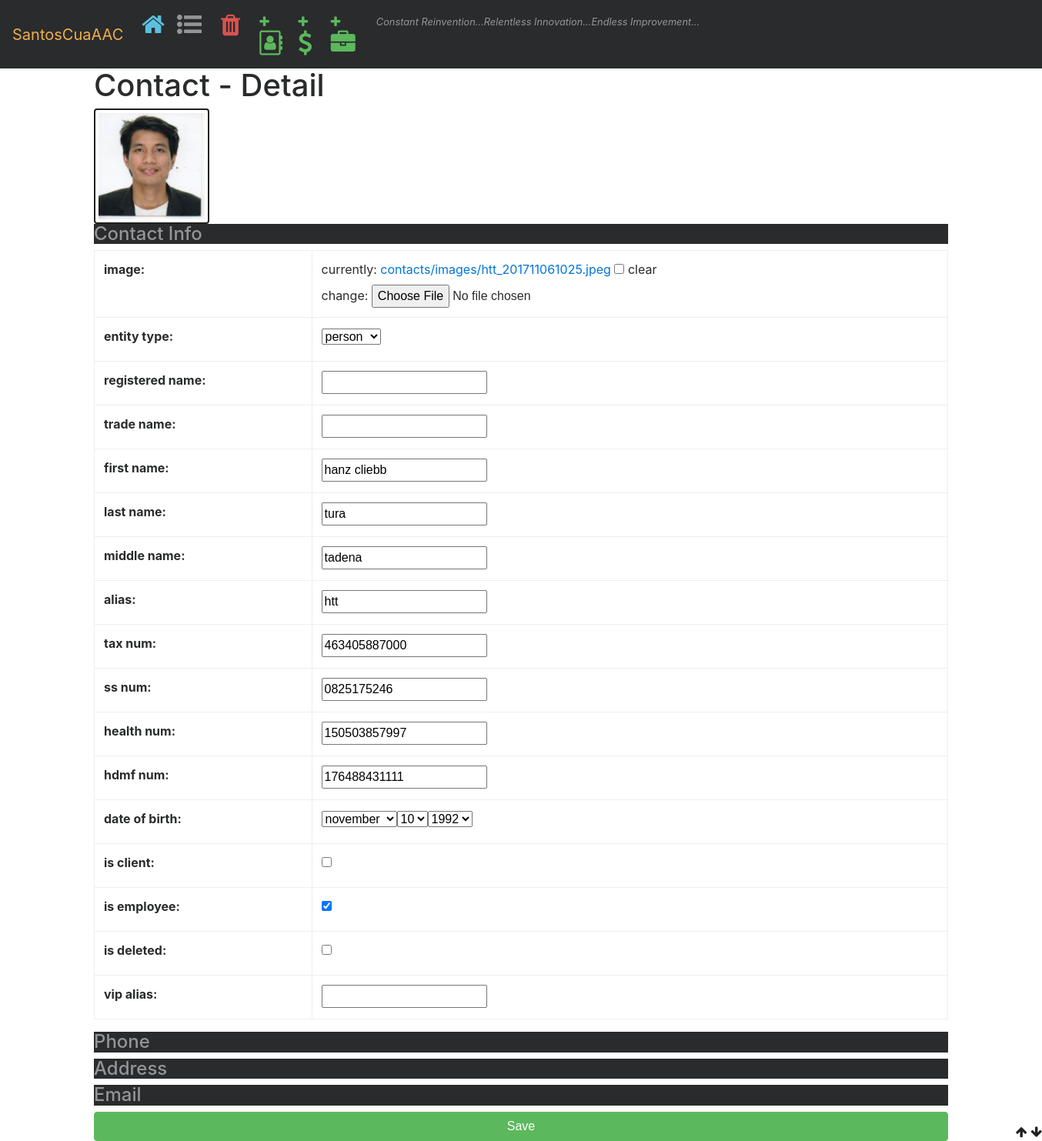
The app's page /contacts/1/ with its own data.
### contacts/models.py (models this page shows, shortened)
class Contact(models.Model):
	entity_type_choices = [
		(1, 'Person'),
		(2, 'Artificial'),
	]
	image = models.ImageField(upload_to='contacts/images/', null=True, blank=True)
	entity_type = models.IntegerField(default=1, choices=entity_type_choices)
	registered_name = models.CharField(max_length=50, null=True, blank=True)
	trade_name = models.CharField(max_length=50, null=True, blank=True)
	first_name = models.CharField(max_length=50, null=True, blank=True)
	last_name = models.CharField(max_length=50, null=True, blank=True)
	middle_name = models.CharField(max_length=50, blank=True, null=True)
	alias = models.CharField(max_length=50, null=False, blank=False)
	tax_num = models.CharField(max_length=12, unique=True, null=True, blank=True)
	ss_num = models.CharField(max_length=20, blank=True, null=True)
	health_num = models.CharField(max_length=20, blank=True, null=True)
	hdmf_num = models.CharField(max_length=20, blank=True, null=True)
	date_of_birth = models.DateField()
	is_client = models.BooleanField(null=False, default=False)
	is_employee = models.BooleanField(null=False, default=False)
	is_deleted = models.BooleanField(default=False)
	vip_alias = models.CharField(max_length=10, null=True, blank=True)
	def __str__(self):
		ret = None
		if self.entity_type == 1:
			ret = self.full_name
		else:
			if self.trade_name:
				ret = self.trade_name
			else:
				ret = self.registered_name
		return ret
	@property
	def full_name(self):
		last_name = self.last_name if self.last_name else ''
		first_name = self.first_name if self.first_name else ''
		middle_name = self.middle_name[0] if self.middle_name else ''
		full_name = ', '.join([last_name, first_name])
		full_name = (' '.join([full_name, middle_name + '.'])) if middle_name else full_name
		return full_name

### contacts/views.py (the view)
# urls.py: url(r'^engagements/(?P<id>[0-9]+)/$', ClientViews.detail, name='client_detail'),
def detail(request, contact_id):
    contact = get_object_or_404(Contact, pk=contact_id)
    form = ContactForm(
        instance=contact,
        initial=model_to_dict(contact),
    )
    formset_phone = PhoneFormSet(instance=contact)
    formset_address = AddressFormSet(instance=contact)
    formset_email = EmailFormSet(instance=contact)
    context = {
        'form' : form,
        'contact': contact,
        'str_contact_id': str(contact.id),
        'formset_phone': formset_phone,
        'formset_address': formset_address,
        'formset_email': formset_email
    }
    return render(
        request,
        'contacts/detail.html',
        context
    )

### contacts/forms.py
class ContactForm(forms.ModelForm):
    class Meta:
        year_list = list(range(1950, 2017))
        model = Contact
        exclude = []
        widgets = {'date_of_birth': forms.SelectDateWidget(years=year_list)}

### contacts/templates/contacts/detail.html (shortened to what this page needs)
{% extends "./base.html" %}
{% load static %}
{% block nav %}
    <a class="nav-item nav-link" href="{% url 'contacts:index' %}">
        <i class="fa fa-2x fa-list-ul" title="Contacts"></i>
    </a>
    <form id='id-form-delete' action="{% url 'contacts:destroy' contact.id %}" method="post">
        <button form='id-form-delete' class="action-delete btn btn-link" type="submit" title="delete">
            <i class="fa fa-2x fa-trash text-danger" ></i>
        </button>
    </form>
    <a class="nav-item nav-link text-success" href="{% url 'contacts:new' %}">
        <span title="New Contact">
            <i class="fa fa-1x fa-plus"></i>
            <i class="fa fa-2x fa-address-book-o"></i>
        </span>
    </a>
    <a class="nav-item nav-link text-success" href="{% url 'employees:new' contact.id %}">
        <span title="New Employee">
            <i class="fa fa-1x fa-plus"></i>
            <i class="fa fa-2x fa-usd"></i>
        </span>
    </a>
    <a class="nav-item nav-link text-success" href="{% url 'compliance:client_new' contact.id %}">
        <span title="New Client">
            <i class="fa fa-1x fa-plus"></i>
            <i class="fa fa-2x fa-briefcase"></i>
        </span>
    </a>
{% endblock nav %}
{% block content %}
     <h1>Contact - Detail</h1>
     {% if contact.image %}
        <img class="img-thumbnail avatar" src="{% get_media_prefix %}{{ contact.image }}" alt="image {{ contact }}" width="150px" height="200px">
     {% endif %}
    <form enctype="multipart/form-data" action="{% url 'contacts:update' contact.id %}" method="post" class="form">
    <div class="panel-group">
        <div class="panel panel-default">
            <a data-toggle="collapse" href="#id-div-contact" aria-expanded="true">
                <div class="panel-heading bg-inverse color-gray">
                    <h4 class="panel-title">
                        Contact Info
                    </h4>
                </div>
            </a>
        <div id="id-div-contact" aria-expanded="true" class="collapse show" >
            <div class="panel-body">
                <table class="table table-condensed table-bordered" id="id-table-contact">
                    <tbody>
                        {{ form.as_table|lower }}
                    </tbody>
                </table>
            </div>
        </div>
        </div>
    </div>
    <div class="panel-group">
        <div class="panel panel-default">
            <a data-toggle="collapse" href="#id-div-phone" >
                <div class="panel-heading bg-inverse color-gray">
                    <h4 class="panel-title">
                        Phone
                    </h4>
                </div>
            </a>
        </div>
    </div>
    <div class="panel-group">
        <div class="panel panel-default">
            <a data-toggle="collapse" href="#id-div-address">
                <div class="panel-heading bg-inverse color-gray">
                    <h4 class="panel-title">
                        Address
                    </h4>
                </div>
            </a>
        </div>
    </div>
    <div class="panel-group">
        <div class="panel panel-default">
            <a data-toggle="collapse" href="#id-div-email">
                <div class="panel-heading bg-inverse color-gray">
                    <h4 class="panel-title">
                        Email
                    </h4>
                </div>
            </a>
        </div>
    </div>
        <input class="action-save btn btn-success btn-block" type="submit" value="Save" id='id-bottom'>
    </form>
{% endblock content %}

### contacts/templates/contacts/base.html (style rules this page uses)
.color-gray { color: rgba(255, 255, 255, 0.5); }

### contacts/templates/contacts/detail.html (style rules this page uses)
.avatar { border:2px solid #212121; }

### records on screen
Contact: image (picture), entity_type "person", first_name "hanz cliebb", last_name "tura", middle_name "tadena", alias "htt", tax_num "463405887000", ss_num "0825175246", health_num "150503857997", hdmf_num "176488431111", is_employee "☑"
